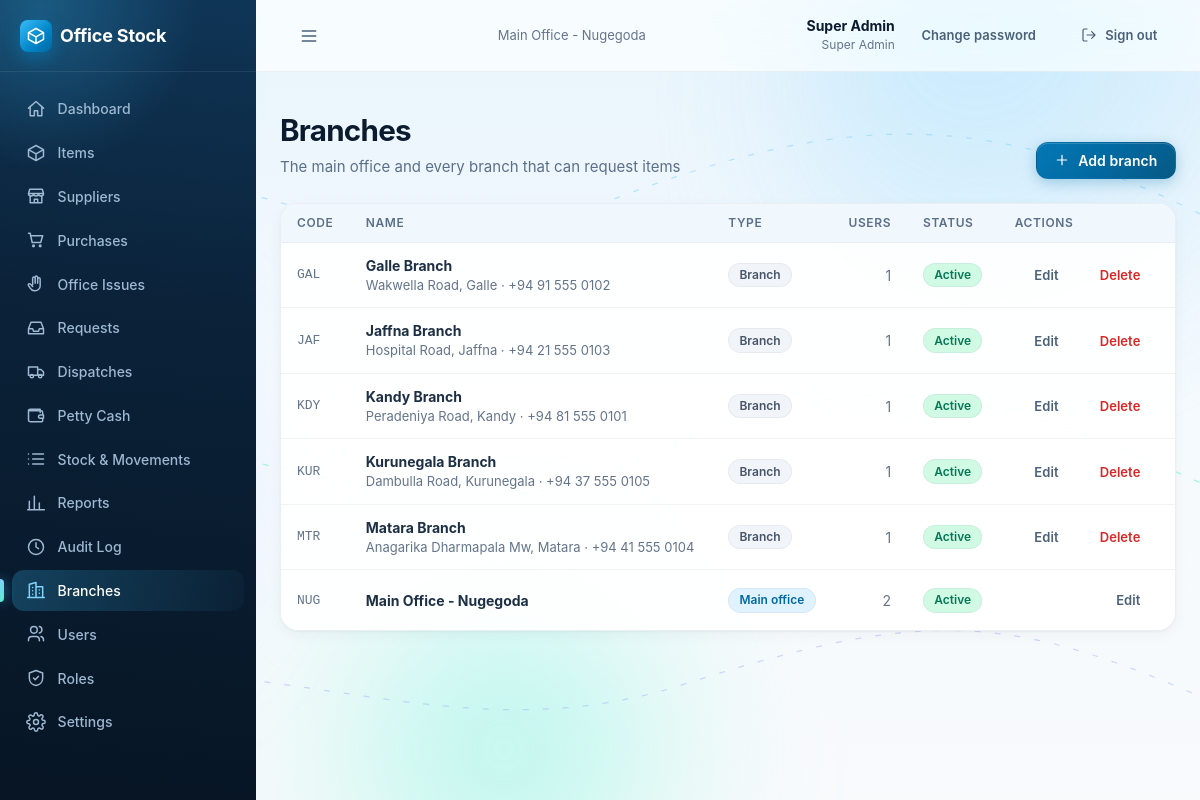
The page /branches/ (signed in) on the database its author committed.
### accounts/models.py (models this page shows, shortened)
class User(AbstractBaseUser):
    name = models.CharField(max_length=120)
    email = models.EmailField(unique=True)
    role = models.CharField(max_length=40)
    permissions = models.JSONField(null=True, blank=True, default=None)
    branch = models.ForeignKey(Branch, on_delete=models.PROTECT, related_name='users')
    active = models.BooleanField(default=True)
    failed_logins = models.PositiveSmallIntegerField(default=0)
    locked_until = models.DateTimeField(null=True, blank=True)
    created_at = models.DateTimeField(auto_now_add=True)
    updated_at = models.DateTimeField(auto_now=True)
    USERNAME_FIELD = 'email'
    REQUIRED_FIELDS = ['name']
    objects = UserManager()
    class Meta:
        ordering = ['name']
    @property
    def role_def(self):
        if not hasattr(self, '_role_def'):
            if self.role == SUPER_ADMIN_ROLE['key']:
                self._role_def = SUPER_ADMIN_ROLE
            else:
                r = Role.objects.filter(key=self.role).first()
                self._role_def = r.as_def() if r else None
        return self._role_def
    @property
    def role_name(self):
        return (self.role_def or {}).get('name') or self.role

class Branch(models.Model):
    name = models.CharField(max_length=120)
    code = models.CharField(max_length=10, unique=True)
    type = models.CharField(max_length=10, choices=[(BRANCH_TYPES.MAIN, 'Main office'), (BRANCH_TYPES.BRANCH, 'Branch')],
                            default=BRANCH_TYPES.BRANCH)
    address = models.CharField(max_length=250, blank=True, default='')
    phone = models.CharField(max_length=40, blank=True, default='')
    active = models.BooleanField(default=True)
    created_at = models.DateTimeField(auto_now_add=True)
    updated_at = models.DateTimeField(auto_now=True)
    class Meta:
        ordering = ['type', 'name']
        constraints = [
            models.UniqueConstraint(fields=['type'], condition=models.Q(type=BRANCH_TYPES.MAIN), name='one_main_office'),
        ]

### accounts/views.py (the view)
# urls.py: path('branches/', views.branch_list, name='branch_list'),
@super_admin_required
def branch_list(request):
    from django.db.models import Count
    branches = Branch.objects.annotate(user_count=Count('users')).order_by('type', 'name')
    return render(request, 'accounts/branch_list.html', {'branches': branches})

### core/context_processors.py (called while the page is built)
def app(request):
    ctx = {}
    user = getattr(request, 'user', None)
    if user is None or not user.is_authenticated:
        return ctx
    settings = Setting.get()
    ctx['app_settings'] = settings
    perms = getattr(request, 'perms', [])
    nav = []
    path = request.path
    for n in visible_nav(user, perms, settings.branch_module_enabled):
        try:
            url = reverse(n['url'])
        except NoReverseMatch:
            continue
        active = path == url if n.get('exact') else path.startswith(n['match'])
        nav.append({**n, 'href': url, 'active': active})
    ctx.update({
        'nav': nav,
        'perm': {p.replace('.', '_'): (p in perms) for p in ALL_PERMISSIONS},
        'is_branch_side': side_of(user) == 'branch',
        'is_super_admin': user.role == 'super_admin',
    })
    return ctx

### core/models.py (called while the page is built)
    @classmethod
    def get(cls):
        obj = cls.objects.filter(key='app').first()
        if obj:
            return obj
        try:
            with transaction.atomic():
                return cls.objects.create(key='app')
        except IntegrityError:
            return cls.objects.get(key='app')

### core/permissions.py (called while the page is built)
def side_of(user, role_def=None):
    role_def = role_def if role_def is not None else getattr(user, 'role_def', None)
    return (role_def or {}).get('side') or SIDES.MAIN

def is_branch_side(user, role_def=None):
    return side_of(user, role_def) == SIDES.BRANCH

def effective_permissions(user, role_def=None):
    if user.role == ROLES.SUPER_ADMIN:
        return list(ALL_PERMISSIONS)
    if isinstance(user.permissions, (list, tuple)):
        return list(user.permissions)
    role_def = role_def if role_def is not None else getattr(user, 'role_def', None)
    return list((role_def or {}).get('permissions') or [])

def visible_nav(user, permissions, branch_module_enabled):
    out = []
    for n in NAV_ITEMS:
        if n.get('branch_side') and not branch_module_enabled:
            continue
        if n.get('roles'):
            if user.role not in n['roles']:
                continue
        elif n.get('perms'):
            if not any(p in permissions for p in n['perms']):
                continue
        out.append(n)
    return out

### core/templatetags/ui.py (called while the page is built)
@register.simple_tag
def icon(name, css='icon'):
    return format_html('<svg viewBox="0 0 24 24" fill="none" stroke="currentColor" stroke-width="1.8" stroke-linecap="round" '
                       'stroke-linejoin="round" class="{}" aria-hidden="true"><path d="{}"/></svg>', css, ICON_PATHS.get(name, ''))

### accounts/templates/accounts/branch_list.html (shortened to what this page needs)
{% extends "base.html" %}
{% load ui %}
{% block content %}
<div class="page-header">
  <div><h1>Branches</h1><p>The main office and every branch that can request items</p></div>
  <a class="btn" href="{% url 'accounts:branch_create' %}">{% icon 'plus' 'icon icon-sm' %} Add branch</a>
</div>
{% if not branches %}
  <div class="card empty"><h3>No branches yet</h3><p>Run the seed command to create the main office, then add your branches here.</p></div>
{% else %}
<div class="card table-wrap">
  <table class="data">
    <thead><tr><th>Code</th><th>Name</th><th>Type</th><th class="num">Users</th><th>Status</th><th><span class="sr-only">Actions</span></th></tr></thead>
    <tbody>
    {% for b in branches %}
      <tr>
        <td class="mono small muted">{{ b.code }}</td>
        <td><b>{{ b.name }}</b>{% if b.address or b.phone %}<div class="small muted">{{ b.address }}{% if b.address and b.phone %} · {% endif %}{{ b.phone }}</div>{% endif %}</td>
        <td>{% if b.type == 'main' %}{% badge "Main office" "blue" %}{% else %}{% badge "Branch" "gray" %}{% endif %}</td>
        <td class="num muted">{{ b.user_count }}</td>
        <td>{% if b.active %}{% badge "Active" "green" %}{% else %}{% badge "Inactive" "gray" %}{% endif %}</td>
        <td class="right nowrap">
          <a class="btn btn-ghost btn-sm" href="{% url 'accounts:branch_edit' b.pk %}">Edit</a>
          {% if b.type != 'main' %}
          <form method="post" action="{% url 'accounts:branch_delete' b.pk %}" class="inline" data-confirm="Delete &quot;{{ b.name }}&quot;? A branch with users or history is deactivated instead.">
            {% csrf_token %}<button class="btn btn-ghost btn-sm" style="color:var(--red-600)" type="submit">Delete</button></form>
          {% endif %}
        </td>
      </tr>
    {% endfor %}
    </tbody>
  </table>
</div>
{% endif %}
{% endblock %}

### templates/base.html (shortened to what this page needs)
{% load static ui %}<!doctype html>
<html lang="en">
<head>
  <link rel="stylesheet" href="{% static 'css/app.css' %}">
  <link rel="stylesheet" href="{% static 'css/premium.css' %}">
</head>
<body>
<div class="ambient" aria-hidden="true">
  <span class="blob b1" data-parallax="0.10"><i></i></span>
  <span class="blob b2" data-parallax="-0.07"><i></i></span>
  <span class="blob b3" data-parallax="0.05"><i></i></span>
</div>
<div class="shell">
  <aside class="sidebar" id="sidebar">
    <div class="brand"><div class="brand-mark">{% icon 'box' %}</div><span class="brand-name">Office Stock</span></div>
    <nav class="nav" aria-label="Main">
      {% for n in nav %}<a href="{{ n.href }}" class="{% if n.active %}active{% endif %}">{% icon n.icon %}{{ n.label }}</a>{% endfor %}
    </nav>
  </aside>
  <div class="main-col">
    <header class="topbar">
      <button class="btn btn-ghost menu-btn" type="button" data-nav-open aria-label="Open menu">{% icon 'menu' %}</button>
      <div class="branch-name muted small">{{ request.user.branch.name }}</div>
      <div class="topbar-right">
        <div class="who"><b>{{ request.user.name }}</b><span>{{ request.user.role_name }}</span></div>
        <a class="btn btn-ghost btn-sm" href="{% url 'accounts:change_password' %}">Change password</a>
        <form method="post" action="{% url 'accounts:logout' %}" class="inline">{% csrf_token %}
          <button class="btn btn-ghost btn-sm" type="submit">{% icon 'logout' 'icon icon-sm' %}<span class="hide-sm">Sign out</span></button>
        </form>
      </div>
    </header>
    <main class="content">
      {% block content %}{% endblock %}
    </main>
  </div>
</div>
</body>
</html>

### static/css/app.css (style rules this page uses)
:root { --brand-50: #eff6ff; --brand-100: #dbeafe; --brand-500: #3b82f6; --brand-600: #2563eb; --brand-700: #1d4ed8; --s50: #f8fafc; --s100: #f1f5f9; --s200: #e2e8f0; --s300: #cbd5e1; --s400: #94a3b8; --s500: #64748b; --s600: #475569; --s700: #334155; --s800: #1e293b; --s900: #0f172a; --red-50: #fef2f2; --red-600: #dc2626; --red-700: #b91c1c; --amber-50: #fffbeb; --amber-100: #fef3c7; --amber-700: #b45309; --green-50: #ecfdf5; --green-100: #d1fae5; --green-700: #047857; }
* { box-sizing: border-box; }
html { font-size: 16px; }
body { margin: 0; font-family: Inter, ui-sans-serif, system-ui, -apple-system, "Segoe UI", Roboto, sans-serif; background: var(--s50); color: var(--s800); -webkit-font-smoothing: antialiased; line-height: 1.5; }
a { color: var(--brand-700); text-decoration: none; }
h1, h2, h3 { margin: 0; color: var(--s900); }
.icon { width: 20px; height: 20px; flex: none; }
.icon-sm { width: 16px; height: 16px; }
.muted { color: var(--s500); }
.small { font-size: .8125rem; }
.mono { font-family: ui-monospace, SFMono-Regular, Menlo, monospace; }
.right { text-align: right; }
.nowrap { white-space: nowrap; }
.shell { min-height: 100vh; display: flex; }
.sidebar { width: 256px; flex: none; background: #fff; border-right: 1px solid var(--s200); display: flex; flex-direction: column; }
.brand { height: 64px; display: flex; align-items: center; gap: .5rem; padding: 0 1.25rem; border-bottom: 1px solid var(--s200); }
.brand-mark { width: 32px; height: 32px; border-radius: 8px; background: var(--brand-600); color: #fff; display: flex; align-items: center; justify-content: center; }
.brand-name { font-size: 1.125rem; font-weight: 700; color: var(--s900); }
.nav { flex: 1; padding: 1rem .75rem; display: flex; flex-direction: column; gap: .25rem; overflow-y: auto; }
.nav a { display: flex; align-items: center; gap: .75rem; padding: .625rem .75rem; border-radius: 8px; font-size: .875rem; font-weight: 500; color: var(--s600); }
.nav a.active { background: var(--brand-50); color: var(--brand-700); }
.main-col { flex: 1; min-width: 0; display: flex; flex-direction: column; }
.topbar { position: sticky; top: 0; z-index: 30; height: 64px; display: flex; align-items: center; justify-content: space-between; gap: 1rem; padding: 0 1.5rem; background: rgba(255,255,255,.92); border-bottom: 1px solid var(--s200); backdrop-filter: blur(6px); }
.topbar .who { text-align: right; line-height: 1.2; }
.topbar .who b { display: block; font-size: .875rem; color: var(--s900); }
.topbar .who span { font-size: .75rem; color: var(--s500); }
.topbar-right { display: flex; align-items: center; gap: .5rem; }
.menu-btn { display: none; }
.content { width: 100%; max-width: 72rem; margin: 0 auto; padding: 2rem 1.5rem; flex: 1; }
.page-header { display: flex; flex-wrap: wrap; align-items: flex-end; justify-content: space-between; gap: 1rem; margin-bottom: 1.5rem; }
.page-header h1 { font-size: 1.5rem; font-weight: 700; }
.page-header p { margin: .25rem 0 0; font-size: .875rem; color: var(--s500); }
.card { background: #fff; border: 1px solid var(--s200); border-radius: 12px; box-shadow: 0 1px 2px rgba(0,0,0,.04); }
.btn { display: inline-flex; align-items: center; justify-content: center; gap: .5rem; padding: .5rem 1rem; border-radius: 8px; border: 1px solid transparent; font: inherit; font-size: .875rem; font-weight: 600; cursor: pointer; background: var(--brand-600); color: #fff; line-height: 1.25; }
.btn-ghost { background: transparent; color: var(--s600); }
.btn-sm { padding: .25rem .625rem; font-size: .8125rem; }
form.inline { display: inline; }
.table-wrap { overflow-x: auto; }
table.data { width: 100%; border-collapse: collapse; font-size: .875rem; }
table.data th { text-align: left; font-size: .75rem; text-transform: uppercase; letter-spacing: .03em; color: var(--s500); font-weight: 600; padding: .625rem 1rem; background: var(--s50); border-bottom: 1px solid var(--s200); white-space: nowrap; }
table.data td { padding: .75rem 1rem; border-bottom: 1px solid var(--s100); vertical-align: middle; }
table.data tr:last-child td { border-bottom: 0; }
table.data th.num, table.data td.num { text-align: right; }
.badge { display: inline-block; padding: .125rem .625rem; border-radius: 999px; font-size: .75rem; font-weight: 600; white-space: nowrap; }
.badge-gray { background: var(--s100); color: var(--s600); }
.badge-blue { background: var(--brand-100); color: var(--brand-700); }
.badge-green { background: var(--green-100); color: var(--green-700); }

### rows shown on the page
User: user.branch.name "Main Office - Nugegoda", user.name "Super Admin", user.role_name "Super Admin"
Branch: code "GAL", name "Galle Branch", address "Wakwella Road, Galle", phone "+94 91 555 0102", badge "Branch", user_count "1", badge "Active"
Branch: code "JAF", name "Jaffna Branch", address "Hospital Road, Jaffna", phone "+94 21 555 0103", badge "Branch", user_count "1", badge "Active"
Branch: code "KDY", name "Kandy Branch", address "Peradeniya Road, Kandy", phone "+94 81 555 0101", badge "Branch", user_count "1", badge "Active"
Branch: code "KUR", name "Kurunegala Branch", address "Dambulla Road, Kurunegala", phone "+94 37 555 0105", badge "Branch", user_count "1", badge "Active"
Branch: code "MTR", name "Matara Branch", address "Anagarika Dharmapala Mw, Matara", phone "+94 41 555 0104", badge "Branch", user_count "1", badge "Active"
Branch: code "NUG", name "Main Office - Nugegoda", badge "Main office", user_count "2", badge "Active"

### other values the page prints
{{ n.label }} "Dashboard" "Items" "Suppliers" "Purchases" "Office Issues" "Requests" "Dispatches" "Petty Cash" "Stock & Movements" "Reports" "Audit Log" "Branches" "Users" "Roles" "Settings"
